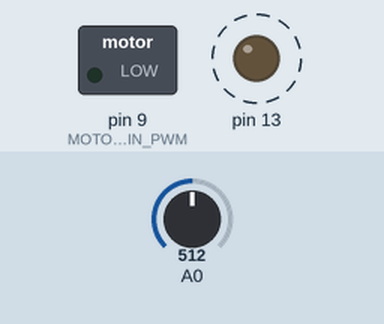
Simulated run of this sketch. Board: Arduino Uno, built with avr-gcc and run on an emulated ATmega328P. On the bench: switched loads named in the sketch (green lamp = pin HIGH), output pins drawn as LEDs (lit = HIGH). Dashed ring = blinking. The test bench sets the inputs (shaded band); at power-on: A0 = 512.

Above: at 0.4 s.
Timing chart, 0 to 3.0 s (numbered marks = the images above):
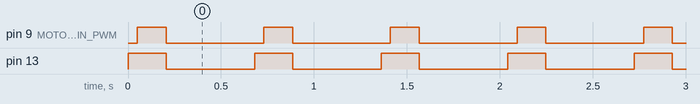

The sketch:

bed_baby.ino
```cpp
#define MOTOR_PIN_PWM 9   //пин к которому подключен транзистор управляющий двигателем
void setup()
 {
  pinMode(MOTOR_PIN_PWM,OUTPUT);
  pinMode(13,1);
  //Увеличиваем частоту ШИМ для меньшего нагрева двигателя и транзистора
  // Пины D3 и D11 - 31.4 кГц
  TCCR2B = 0b00000001;  // x1
  TCCR2A = 0b00000001;  // phase correct
  // Пины D9 и D10 - 62.5 кГц
  TCCR1A = 0b00000001;  // 8bit
  TCCR1B = 0b00001001;  // x1 fast pwm
 }

void loop() {
  int poten = analogRead(0);    //читаем потенциометр на А0
  poten = map(poten,0,1023,110,200);    //переделываем показания потенциометра в нужный диапазон в мс
  for (int i = 5; i < 255; i+=25) {     //плавный пуск двигателя
        analogWrite(MOTOR_PIN_PWM, i);
        digitalWrite(13,i);
        delay(5);
        }
   analogWrite(MOTOR_PIN_PWM, 255);    //полностью включаем двигатель
   digitalWrite(13,255);              //мигаем диодом
   delay(poten);                     //время работы двигателя задаваемая потенциометром
   analogWrite(MOTOR_PIN_PWM,0);     //выключаем двигатель
   digitalWrite(13,0);               //выключаем светодиод
   delay(poten + 320);               //ждем обратный ход
   }
```

Measured:
- by itself, pin 9 (MOTOR_PIN_PWM): alternates HIGH for 0.16 s and LOW for 0.53 s
- by itself, pin 13: alternates HIGH for 0.21 s and LOW for 0.48 s
- by itself, everything shown: repeats every 0.68 s, in 3 steps
